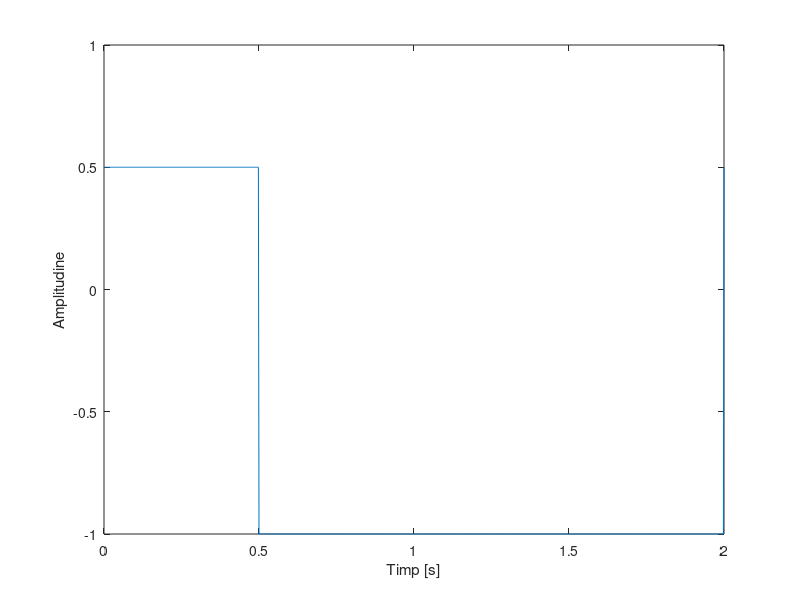
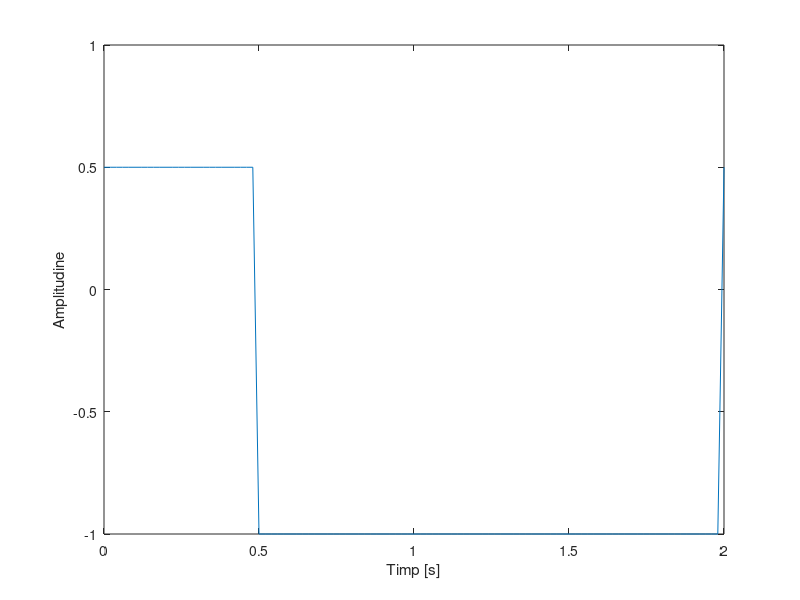
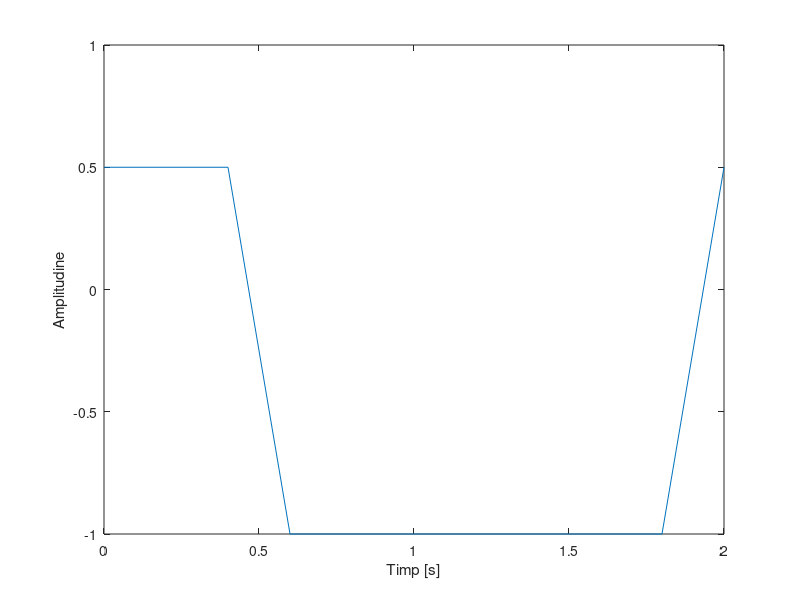

These figures' MATLAB source, in order:
%Semnal dreptunghiular periodic cu
%Perioada: 2 s.
%Factor de umplere: 25%.
%Nivel maxim: +0.5.
%Nivel minim: -1.

%Pentru rezolutie temporara 2ms

f=0.5;%f=frecventa semnalului 
t=0:0.002:2;%valori ale lui t
s=(square(2*pi*f*t,25));
s(find(s >= 0)) = 0.5; 
s(find(s < 0)) = -1;
figure(1)
plot(t,s)
axis([0 2 -1 1]),grid
xlabel('Timp [s]'),ylabel('Amplitudine'),grid


%Pentru rezolutie temporara 20ms

f=0.5; 
t=0:0.02:2;
s=(square(2*pi*f*t,25));
s(find(s >= 0)) = 0.5; 
s(find(s < 0)) = -1;
figure(2)
plot(t,s)
axis([0 2 -1 1]),grid
xlabel('Timp [s]'),ylabel('Amplitudine'),grid

%Pentru rezolutie temporara 200ms

f=0.5; 
t=0:0.2:2;
s=(square(2*pi*f*t,25));
s(find(s >= 0)) = 0.5; 
s(find(s < 0)) = -1;
figure(3)
plot(t,s)
axis([0 2 -1 1]),grid
xlabel('Timp [s]'),ylabel('Amplitudine'),grid